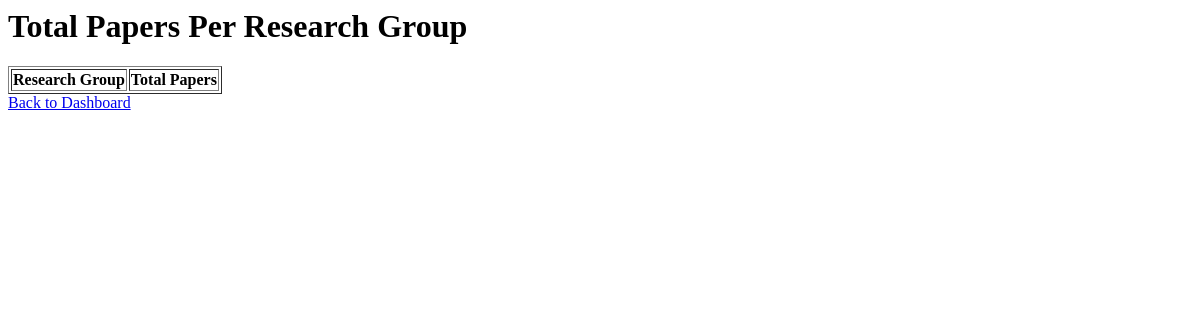
The app's page /report/total-papers-per-group/, older data.
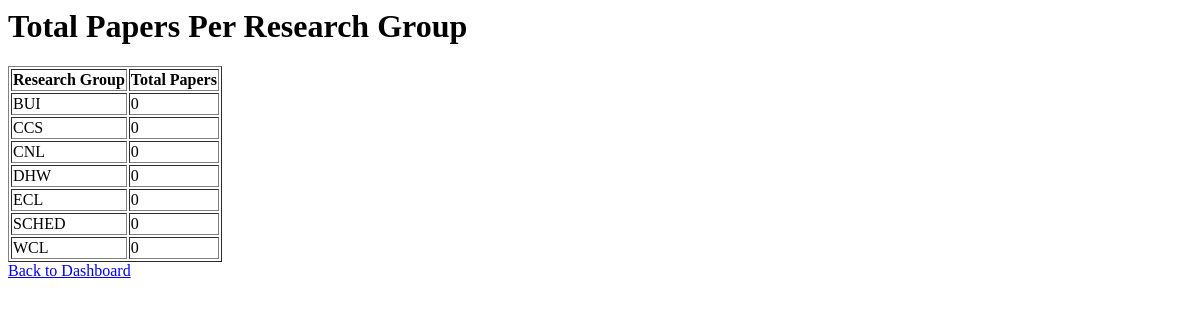
The same page, newer data.
### research/models.py (models this page shows, shortened)
class ResearchGroup(models.Model):
    name = models.CharField(max_length=255, unique=True)

### research/views.py (the view)
# urls.py: path('report/total-papers-per-group/', views.report_total_papers_per_group, name='report_total_papers_per_group'),
def report_total_papers_per_group(request):
    data = get_total_papers_per_group()
    return render(request, 'research/report_total_papers_per_group.html', {'data': data})

### research/views.py (called while the page is built)
def get_total_papers_per_group():
    result = {}
    for group in ResearchGroup.objects.all():
        authors = Author.objects.filter(research_group=group)
        pub_ids = set()
        for author in authors:
            pub_ids.update(author.authorpublication_set.values_list('publication_id', flat=True))
        result[group.name] = len(pub_ids)
    return result

### research/templates/research/report_total_papers_per_group.html
<h1>Total Papers Per Research Group</h1>
<table border="1">
  <tr><th>Research Group</th><th>Total Papers</th></tr>
  {% for group, count in data.items %}
    <tr><td>{{ group }}</td><td>{{ count }}</td></tr>
  {% endfor %}
</table>
<a href="{% url 'index' %}">Back to Dashboard</a>

Row changes from the older to the newer data that the page shows:
added ResearchGroup: data "BUI"
added ResearchGroup: data "CCS"
added ResearchGroup: data "CNL"
added ResearchGroup: data "DHW"
added ResearchGroup: data "ECL"
added ResearchGroup: data "SCHED"
added ResearchGroup: data "WCL"
Text that changed along with them:
new list line: "0"
